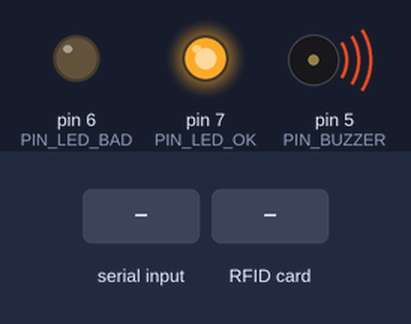
This sketch was run on a simulated Arduino Uno, built with avr-gcc and run on an emulated ATmega328P. Shown: output pins drawn as LEDs (lit = HIGH), buzzer (waves = sounding). The test bench sets the inputs (shaded band). Pins used as bus, display or sensor lines are not drawn; what the sketch prints to the serial monitor is not drawn.

Above: at 0.2 s.
At 1.4 s:
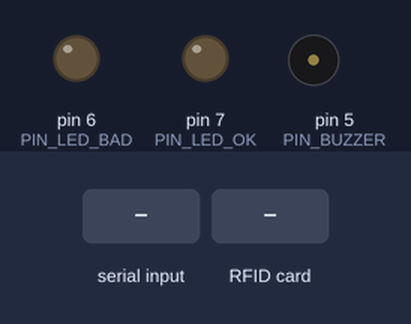
1.5 s: "RESULT denied\n" received over Serial
At 1.9 s:
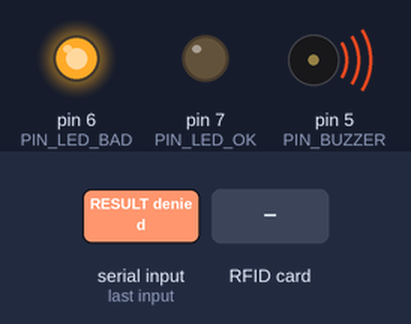
3.6 s: RFID card 5E 7A 19 C4 held to the reader
Timing chart, 0 to 6.6 s (numbered marks = the images above; inputs shaded):
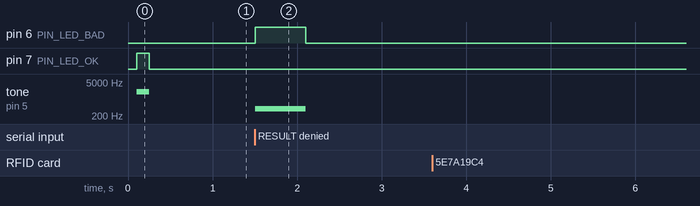

Measured:
- after the input at 1.5 s, pin 6 (PIN_LED_BAD): LOW → HIGH at once, → LOW 0.60 s later; tone on pin 5 (PIN_BUZZER): silent → 400 Hz at once, → silent 0.60 s later
- after the input at 3.6 s, every drawn part: stays the same

The sketch:

tallyo_reader.ino
```cpp
/*
  Tallyo card reader  (Arduino Uno + RC522)

  Reads the ID of a card held against the RC522 and sends it to the computer over USB.
  The Python program reader_bridge.py on the computer does the rest.

  What this sketch sends (one line each, 115200 baud):
    UID A3 4F 91 0C     a card was tapped
    # hb ok             every 2 seconds: the RC522 module is answering
    # hb fault          every 2 seconds: the RC522 module is NOT answering (check wiring)
    # ...               other information
  What it understands back:
    RESULT ok | again | denied     lights the LEDs and beeps (optional hardware)

  Wiring and setup: see arduino/README.md.   Library needed: "MFRC522" by GithubCommunity.
*/
#include <SPI.h>
#include <MFRC522.h>
#include "uid_format.h"

// ---- Pins (Arduino Uno) ----------------------------------------------------
const byte PIN_SS      = 10;   // RC522 pin SDA (also called SS)
const byte PIN_RST     = 9;    // RC522 pin RST
const byte PIN_LED_OK  = 7;    // optional green LED (with a 220 ohm resistor)
const byte PIN_LED_BAD = 6;    // optional red LED   (with a 220 ohm resistor)
const byte PIN_BUZZER  = 5;    // optional piezo buzzer
// SCK = 13, MOSI = 11, MISO = 12 are fixed by the Uno's SPI hardware.

// ---- Timing ----------------------------------------------------------------
const unsigned long BAUD          = 115200;
const unsigned long HEARTBEAT_MS  = 2000;   // how often we say "I'm alive"
const unsigned long SAME_CARD_MS  = 1500;   // ignore the same card seen again this soon

MFRC522 rfid(PIN_SS, PIN_RST);
unsigned long lastBeat = 0;
unsigned long lastTap = 0;
char lastUid[UID_TEXT_SIZE] = "";
char command[24];
byte commandLength = 0;

// A working RC522 reports version 0x91 or 0x92. 0x00 or 0xFF means it isn't answering.
bool readerAnswers() {
  byte version = rfid.PCD_ReadRegister(MFRC522::VersionReg);
  return version != 0x00 && version != 0xFF;
}

void flashAndBeep(byte ledPin, byte times, unsigned int ms) {
  for (byte i = 0; i < times; i++) {
    digitalWrite(ledPin, HIGH);
    tone(PIN_BUZZER, ledPin == PIN_LED_BAD ? 400 : 2000, ms);
    delay(ms);
    digitalWrite(ledPin, LOW);
    if (i + 1 < times) delay(ms);
  }
}

void handleCommand(const char *line) {
  if (strcmp(line, "RESULT ok") == 0)          flashAndBeep(PIN_LED_OK, 1, 120);
  else if (strcmp(line, "RESULT again") == 0)  flashAndBeep(PIN_LED_OK, 2, 70);
  else if (strcmp(line, "RESULT denied") == 0) flashAndBeep(PIN_LED_BAD, 1, 600);
}

// Collects characters until a line ends. Over-long lines are cut so they can never overflow.
void readCommands() {
  while (Serial.available()) {
    char c = (char)Serial.read();
    if (c == '\n' || c == '\r') {
      if (commandLength > 0) {
        command[commandLength] = '\0';
        handleCommand(command);
        commandLength = 0;
      }
    } else if (commandLength < sizeof(command) - 1) {
      command[commandLength++] = c;
    }
  }
}

void heartbeat() {
  if (millis() - lastBeat < HEARTBEAT_MS) return;
  lastBeat = millis();
  if (readerAnswers()) {
    Serial.println(F("# hb ok"));
  } else {
    Serial.println(F("# hb fault"));
    rfid.PCD_Init();                       // try to wake the module up again
  }
}

void readCard() {
  if (!rfid.PICC_IsNewCardPresent() || !rfid.PICC_ReadCardSerial()) return;

  char text[UID_TEXT_SIZE];
  formatUid(rfid.uid.uidByte, rfid.uid.size, text);

  unsigned long now = millis();
  bool sameCardAgain = strcmp(text, lastUid) == 0 && (now - lastTap) < SAME_CARD_MS;
  if (!sameCardAgain) {
    Serial.print(F("UID "));
    Serial.println(text);
    strcpy(lastUid, text);
    lastTap = now;
  }
  rfid.PICC_HaltA();                       // stop talking to this card until it is taken away and tapped again
  rfid.PCD_StopCrypto1();
}

void setup() {
  Serial.begin(BAUD);
  pinMode(PIN_LED_OK, OUTPUT);
  pinMode(PIN_LED_BAD, OUTPUT);
  pinMode(PIN_BUZZER, OUTPUT);
  SPI.begin();
  rfid.PCD_Init();
  delay(50);
  Serial.println(F("# tallyo-reader 1.0 ready"));
  if (readerAnswers()) {
    Serial.println(F("# rc522 ok"));
  } else {
    Serial.println(F("# rc522 ERROR: no answer. Check the wiring and use 3.3V, not 5V."));
  }
  flashAndBeep(PIN_LED_OK, 1, 150);        // a blink at power-on shows the board is alive
}

void loop() {
  heartbeat();
  readCommands();
  readCard();
}
```

uid_format.h
```cpp
// Turns the raw bytes of a card ID into text like "A3 4F 91 0C".
// Kept separate from the sketch so it can also be tested on a normal computer.
#ifndef UID_FORMAT_H
#define UID_FORMAT_H

const unsigned char UID_MAX_BYTES = 10;               // cards have 4, 7 or 10 bytes
const unsigned char UID_TEXT_SIZE = UID_MAX_BYTES * 3; // "AA " per byte: 2 digits + a space, the last space is the end marker

// Writes the ID into `out` (capital letters, two digits per byte). Returns the length written.
inline unsigned char formatUid(const unsigned char *bytes, unsigned char size, char *out) {
  static const char HEX_DIGITS[] = "0123456789ABCDEF";
  if (size > UID_MAX_BYTES) size = UID_MAX_BYTES;
  unsigned char pos = 0;
  for (unsigned char i = 0; i < size; i++) {
    if (i > 0) out[pos++] = ' ';
    out[pos++] = HEX_DIGITS[bytes[i] >> 4];
    out[pos++] = HEX_DIGITS[bytes[i] & 0x0F];
  }
  out[pos] = '\0';
  return pos;
}

#endif
```
